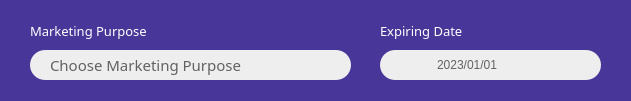
      <widget class="QFrame" name="frame_info_edit_page_marketing_web_details">
       <property name="geometry">
        <rect>
         <x>30</x>
         <y>350</y>
         <width>631</width>
         <height>101</height>
        </rect>
       </property>
       <property name="styleSheet">
        <string notr="true">*{font: 87 10pt &quot;Arial Black&quot;;}

QFrame
{
	background-color: rgb(72, 54, 152);
	border-radius: 25px;
}
</string>
       </property>
       <property name="frameShape">
        <enum>QFrame::StyledPanel</enum>
       </property>
       <property name="frameShadow">
        <enum>QFrame::Raised</enum>
       </property>
       <widget class="QComboBox" name="input_info_edit_page_choose_marketing_purpose">
        <property name="geometry">
         <rect>
          <x>30</x>
          <y>50</y>
          <width>321</width>
          <height>30</height>
         </rect>
        </property>
        <property name="font">
         <font>
          <family>Arial Black</family>
          <pointsize>-1</pointsize>
          <weight>10</weight>
          <italic>false</italic>
          <bold>false</bold>
         </font>
        </property>
        <property name="contextMenuPolicy">
         <enum>Qt::DefaultContextMenu</enum>
        </property>
        <property name="styleSheet">
         <string notr="true">QComboBox
{
	background-color: rgb(238, 238, 238);
	color: rgb(98, 98, 98);
	border-radius: 15px;
	font-size: 15px;
	padding-left: 20px;
}

QComboBox::down-arrow
{
	border-image: url(:/image/arrow_down_grey.png);
	height: 15px;
	width: 15px;
}

QComboBox::drop-down
{
	subcontrol-origin: padding;
	subcontrol-position: top right;
	width: 45px; 
	border-top-right-radius: 3px;
	border-bottom-right-radius: 3px;
}

QComboBox QAbstractItemView
{
    color: rgb(98, 98, 98); /*dark grey*/
	background-color: white;
    	selection-background-color: rgb(71, 10, 104); /*KPMG Purple*/
	selection-color: white;
	border-radius: 0px;
}

</string>
        </property>
        <property name="editable">
         <bool>false</bool>
        </property>
        <property name="currentIndex">
         <number>0</number>
        </property>
        <property name="insertPolicy">
         <enum>QComboBox::InsertAtBottom</enum>
        </property>
        <property name="sizeAdjustPolicy">
         <enum>QComboBox::AdjustToMinimumContentsLength</enum>
        </property>
        <item>
         <property name="text">
          <string>Choose Marketing Purpose</string>
         </property>
        </item>
        <item>
         <property name="text">
          <string>Promotion</string>
         </property>
        </item>
        <item>
         <property name="text">
          <string>Member Registration</string>
         </property>
        </item>
       </widget>
       <widget class="QDateEdit" name="input_info_edit_page_expiring_date">
        <property name="geometry">
         <rect>
          <x>380</x>
          <y>50</y>
          <width>221</width>
          <height>30</height>
         </rect>
        </property>
        <property name="layoutDirection">
         <enum>Qt::LeftToRight</enum>
        </property>
        <property name="autoFillBackground">
         <bool>false</bool>
        </property>
        <property name="styleSheet">
         <string notr="true">QDateEdit
{
	background-color: rgb(238, 238, 238);
	color: rgb(98, 98, 98);
	border-radius: 15px;
}

QDateEdit::drop-down
{
	subcontrol-origin: padding;
	subcontrol-position: top right;
	width: 45px; 
	border-top-right-radius: 3px;
	border-bottom-right-radius: 3px;
}

QDateEdit::down-arrow
{
	border-image: url(:/image/arrow_down_grey.png);
	height: 15px;
	width: 15px;
}

/*Calendar*/
/* Navigation bar */
QCalendarWidget QWidget#qt_calendar_navigationbar{ background-color: rgb(0, 51, 141); /*KPMG Blue*/}

QCalendarWidget QToolButton
{
  	height: 30px;
  	width: 100px;
  	color: white;
  	background-color: rgb(0, 51, 141); /*KPMG Blue*/
  }

QCalendarWidget QWidget{ alternate-background-color:rgb(0, 94, 184); } /*KPMG Medium Blue*/

/*Month*/
QCalendarWidget QMenu
{
  	width: 120px;
	align: center;
  	font-size: 12px;
  	color: white;
  	background-color: rgb(0, 94, 184); /*KPMG Medium Blue*/
  }


/*Year*/
QCalendarWidget QSpinBox
{ 
  	width: 50px; 
  	color: white; 
  	background-color: rgb(0, 51, 141); /*KPMG Blue*/
  	selection-background-color: rgb(98, 98, 98); /*grey*/ 
  	selection-color: rgb(255, 255, 255);
  }

QCalendarWidget QSpinBox::up-button
{
	subcontrol-origin:border;
	subcontrol-position:top right;
	image: url(:/image/arrow_up_white.png);
	width:16px;
	border-width:1px;
}

QCalendarWidget QSpinBox::down-button
{
	subcontrol-origin:border;
	subcontrol-position:bottom right;
	image: url(:/image/arrow_down_white.png);
	width:16px;
	border-width:1px;
	border-top-width:0;
}
/*Prev/Next Month Arrows*/
#qt_calendar_prevmonth {
    icon-size: 30px;
    qproperty-icon: url(:/image/arrow_left_white.png);
}
#qt_calendar_nextmonth {
    icon-size: 30px;
    qproperty-icon: url(:/image/arrow_right_white.png);
}

  /* normal days */
QCalendarWidget QAbstractItemView:enabled 
{
  	color: rgb(238, 238, 238);  /*super light grey*/
  	background-color: rgb(98, 98, 98); /*grey*/ 
  	selection-background-color: rgb(64, 64, 64); /*dark grey*/
  	selection-color: rgb(0, 163, 161); /*kpmg green*/
}
   
/* days in other months */
QCalendarWidget QAbstractItemView:disabled{color: rgb(64, 64, 64); /*dark grey*/}</string>
        </property>
        <property name="wrapping">
         <bool>false</bool>
        </property>
        <property name="frame">
         <bool>true</bool>
        </property>
        <property name="alignment">
         <set>Qt::AlignCenter</set>
        </property>
        <property name="readOnly">
         <bool>false</bool>
        </property>
        <property name="buttonSymbols">
         <enum>QAbstractSpinBox::UpDownArrows</enum>
        </property>
        <property name="dateTime">
         <datetime>
          <hour>0</hour>
          <minute>0</minute>
          <second>0</second>
          <year>2023</year>
          <month>1</month>
          <day>1</day>
         </datetime>
        </property>
        <property name="currentSection">
         <enum>QDateTimeEdit::YearSection</enum>
        </property>
        <property name="displayFormat">
         <string>yyyy/MM/dd</string>
        </property>
        <property name="calendarPopup">
         <bool>true</bool>
        </property>
       </widget>
       <widget class="QLabel" name="lbl_info_edit_page_marketing_purpose">
        <property name="geometry">
         <rect>
          <x>30</x>
          <y>20</y>
          <width>218</width>
          <height>21</height>
         </rect>
        </property>
        <property name="sizePolicy">
         <sizepolicy hsizetype="Preferred" vsizetype="Preferred">
          <horstretch>0</horstretch>
          <verstretch>0</verstretch>
         </sizepolicy>
        </property>
        <property name="minimumSize">
         <size>
          <width>218</width>
          <height>20</height>
         </size>
        </property>
        <property name="maximumSize">
         <size>
          <width>200</width>
          <height>16777215</height>
         </size>
        </property>
        <property name="font">
         <font>
          <family>Arial Black</family>
          <pointsize>10</pointsize>
          <weight>10</weight>
          <italic>false</italic>
          <bold>false</bold>
          <kerning>true</kerning>
         </font>
        </property>
        <property name="styleSheet">
         <string notr="true">color: rgb(255, 255, 255);</string>
        </property>
        <property name="text">
         <string>Marketing Purpose</string>
        </property>
        <property name="textFormat">
         <enum>Qt::AutoText</enum>
        </property>
        <property name="scaledContents">
         <bool>true</bool>
        </property>
        <property name="wordWrap">
         <bool>true</bool>
        </property>
       </widget>
       <widget class="QLabel" name="lbl_info_edit_page_expiring_date">
        <property name="geometry">
         <rect>
          <x>380</x>
          <y>20</y>
          <width>218</width>
          <height>21</height>
         </rect>
        </property>
        <property name="sizePolicy">
         <sizepolicy hsizetype="Preferred" vsizetype="Preferred">
          <horstretch>0</horstretch>
          <verstretch>0</verstretch>
         </sizepolicy>
        </property>
        <property name="minimumSize">
         <size>
          <width>218</width>
          <height>20</height>
         </size>
        </property>
        <property name="maximumSize">
         <size>
          <width>200</width>
          <height>16777215</height>
         </size>
        </property>
        <property name="font">
         <font>
          <family>Arial Black</family>
          <pointsize>10</pointsize>
          <weight>10</weight>
          <italic>false</italic>
          <bold>false</bold>
          <kerning>true</kerning>
         </font>
        </property>
        <property name="styleSheet">
         <string notr="true">color: rgb(255, 255, 255);</string>
        </property>
        <property name="text">
         <string>Expiring Date</string>
        </property>
        <property name="textFormat">
         <enum>Qt::AutoText</enum>
        </property>
        <property name="scaledContents">
         <bool>true</bool>
        </property>
        <property name="wordWrap">
         <bool>true</bool>
        </property>
       </widget>
      </widget>
